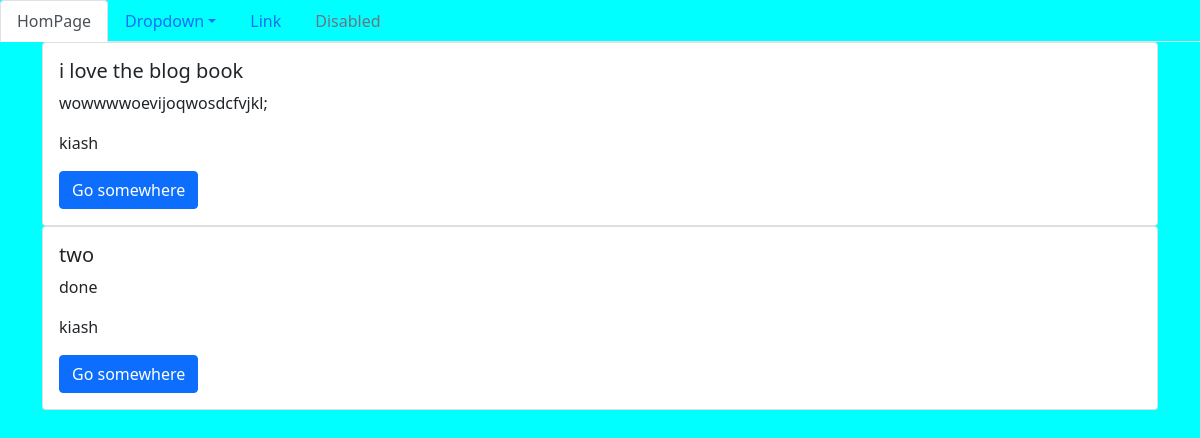
/blog/, run on an earlier commit of the app's database.
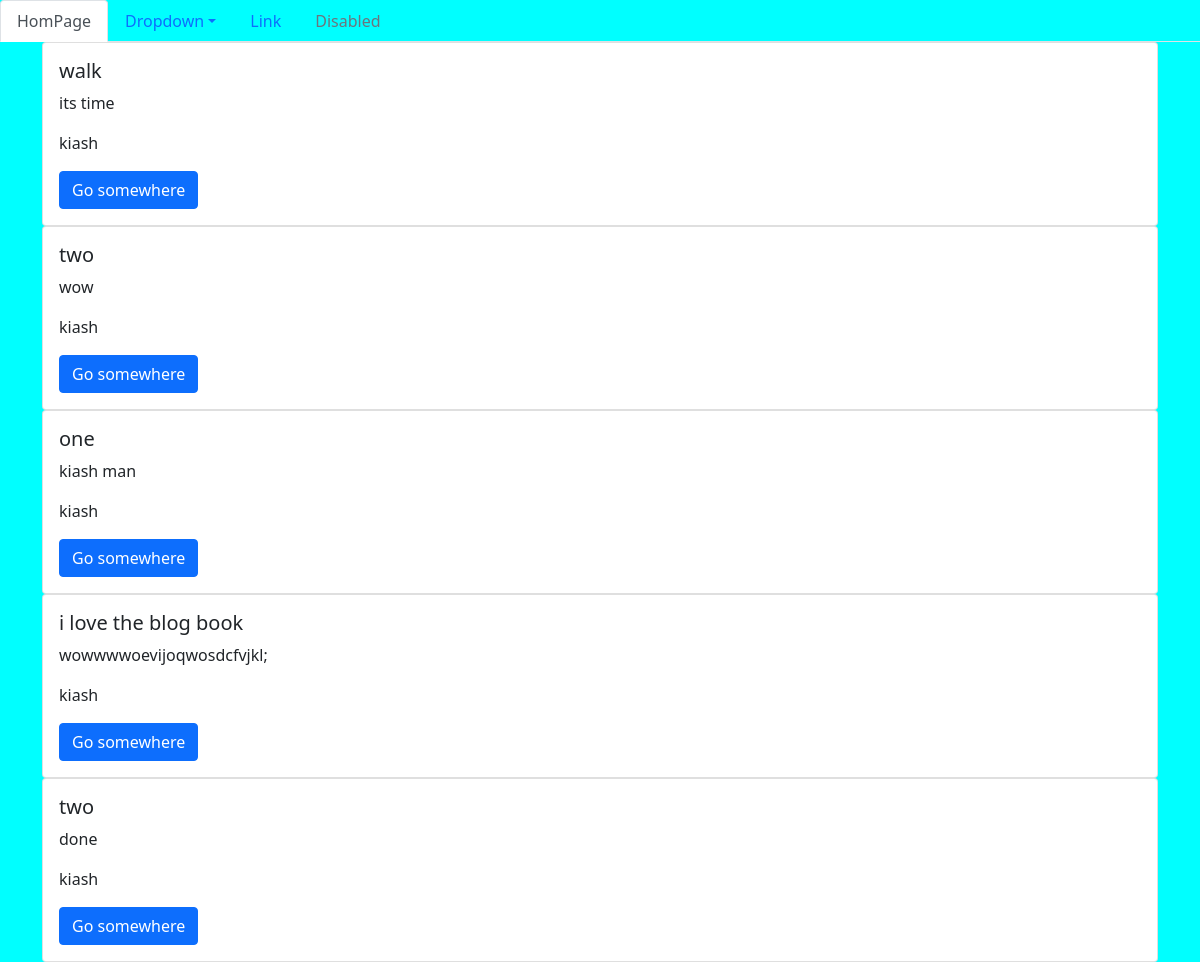
And on a later commit of the database.
### blog_app/models.py (models this page shows, shortened)
class Post(models.Model):
    class NewManger(models.Manager):
        def get_queryset(self):
            return super().get_queryset().filter(status='published')
    Options=(
        ('draft','Draft'),
        ('published','Published'),
    )
    title=models.CharField(max_length=100,blank=True,null=True)
    slug=models.SlugField(max_length=100,unique=True,blank=True,null=True)
    published=models.DateTimeField(default=timezone.now)
    author=models.ForeignKey(User,on_delete=models.CASCADE,blank=True,null=True)
    content=models.TextField(max_length=1000,blank=True,null=True)
    status=models.CharField(max_length=10,choices=Options,default='draft',blank=True,null=True)
    objects=models.Manager()
    newmanager=NewManger()
    class Meta:
        ordering=('-published',)

### blog_app/views.py (the view)
# urls.py: path('', BlogView, name='blog'),
def BlogView(request):
    post=Post.newmanager.all()
    context={
       'post':post
    }
    return render(request, 'blog_app/blog.html',context)

### frontend/templates/blog_app/blog.html (shortened to what this page needs)
{% extends 'base.html' %}
{%  load static %}
{%  block content %}
  {% for posts in post %}
  <div class="container">
    <div class="row">
      <div class="col">
        <div class="card">
          <div class="card-body">
            <h5 class="card-title">{{ posts.title }}</h5>
            <p class="card-text">{{ posts.content }}</p>
            <p class="card-text">{{posts.author}}</p>
            <a href="#" class="btn btn-primary">Go somewhere</a>
          </div>
        </div>
      </div>
    </div>
  </div>
  {% endfor %}
{% endblock content %}

### frontend/templates/base.html (shortened to what this page needs)
{%  load static %}
<!DOCTYPE html>
<html lang="en">
<head>
    <link href="https://cdn.jsdelivr.net/npm/bootstrap@5.0.2/dist/css/bootstrap.min.css" rel="stylesheet">
    <link rel="stylesheet" href="{%  static 'css/main.css' %}">
</head>
<body>
    <ul class="nav nav-tabs">
        <li class="nav-item">
          <a class="nav-link active" aria-current="page" href="#">HomPage</a>
        </li>
        <li class="nav-item dropdown">
          <a class="nav-link dropdown-toggle" data-bs-toggle="dropdown" href="#" role="button" aria-expanded="false">Dropdown</a>
        </li>
        <li class="nav-item">
          <a class="nav-link" href="#">Link</a>
        </li>
        <li class="nav-item">
          <a class="nav-link disabled" href="#" tabindex="-1" aria-disabled="true">Disabled</a>
        </li>
      </ul>
    {% block content %}
    {% endblock content %}
</body>
</html>

### frontend/static/css/main.css (style rules this page uses)
body { background-color: aqua; }

What changed in the data, as far as the page shows it:
added Post: title "walk", content "its time", author "kiash"
added Post: title "two", content "wow", author "kiash"
added Post: title "one", content "kiash man", author "kiash"
